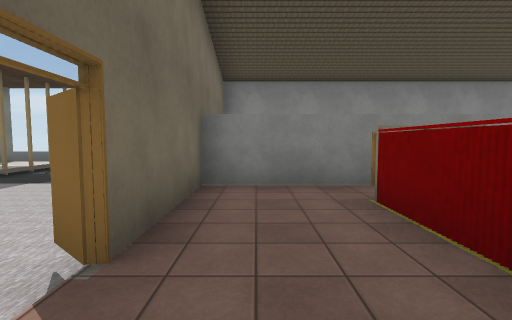
view 1 (above)

24 first-person views from a walk through a 3-D level made in the Unity game engine. The camera is 1.5 m above the floor, tilts 4° down and sees 85° across. The floor is counted in squares, 2 m on a side. Each view is taken from the middle of a square. On the plan, view 1 faces up. The plan holds only what a view shows up to about 10 squares ahead; the rest is blank. The place goes on beyond the plan. The player is left out. Some surface patterns are stand-ins.

view 2
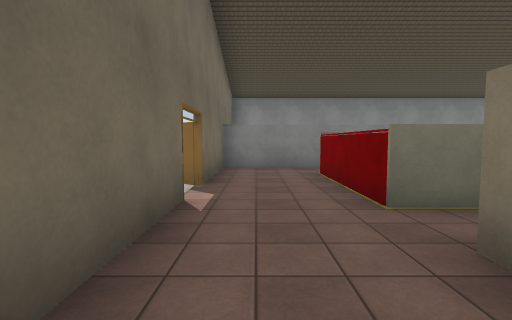

view 3
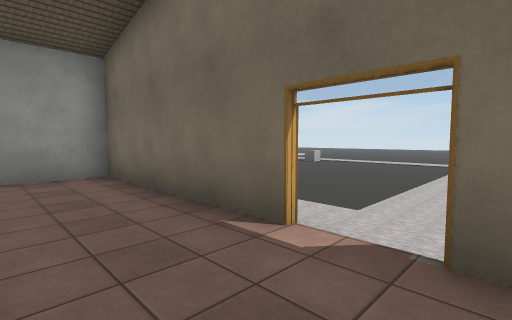

view 4
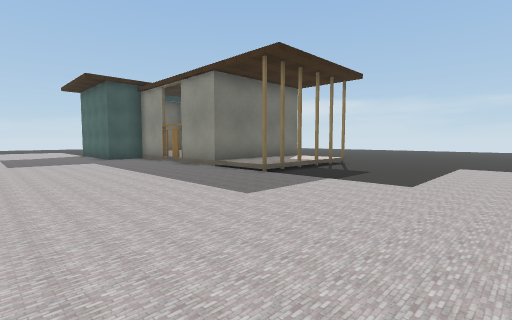

view 5
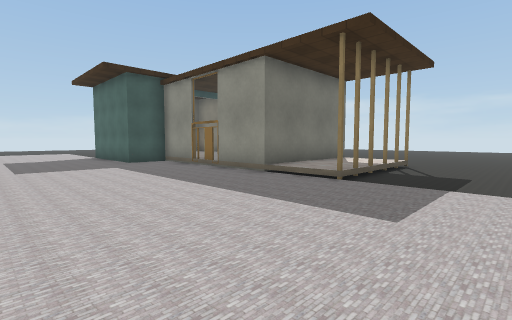

view 6
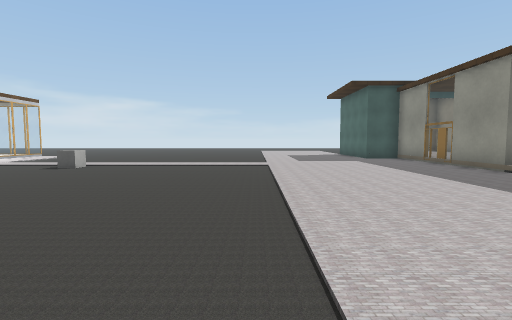

view 7
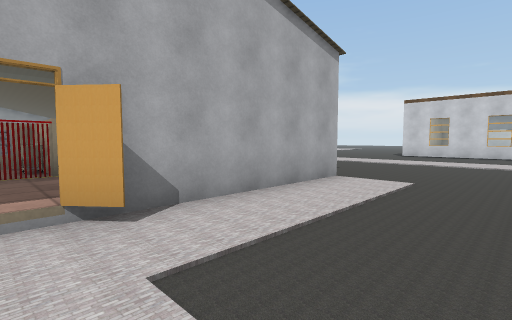

view 8
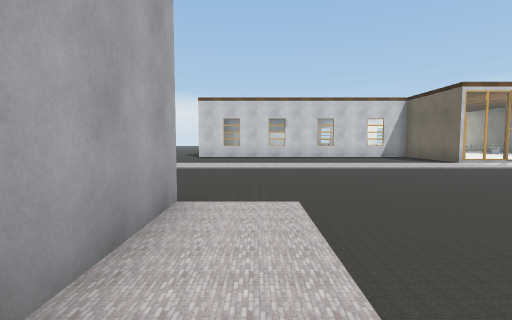

view 9
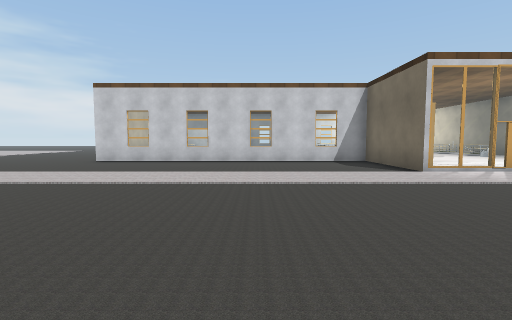

view 10
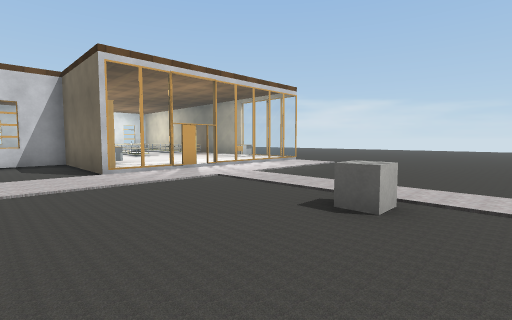

view 11
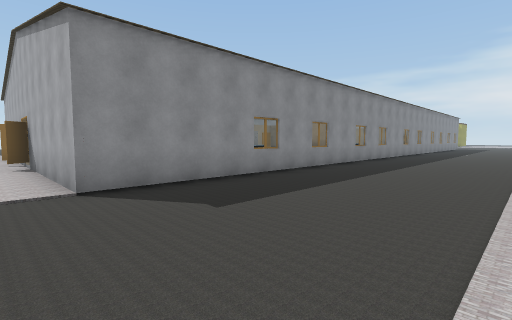

view 12
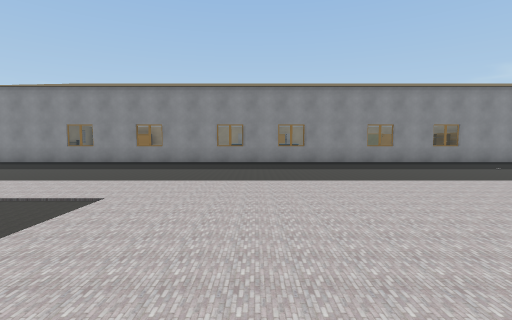

view 13
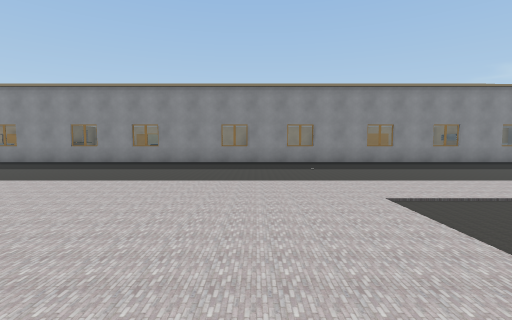

view 14
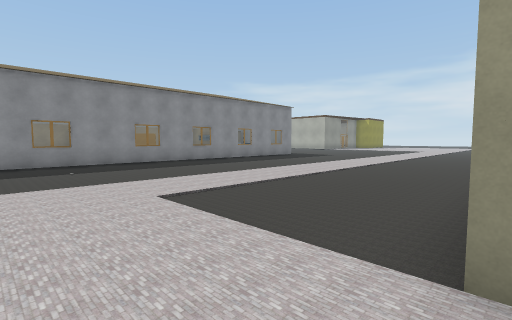

view 15
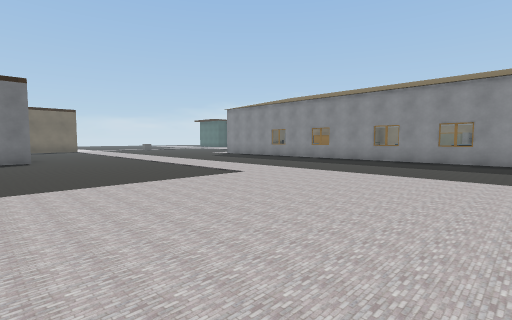

view 16
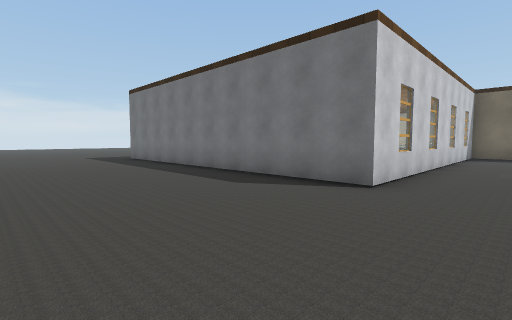

view 17
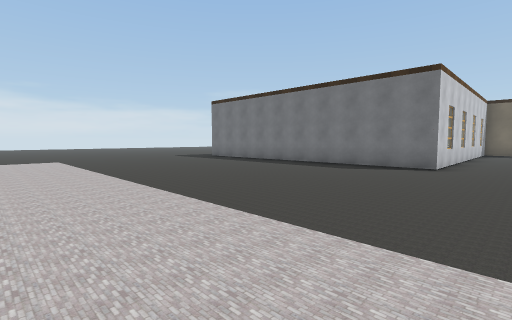

view 18
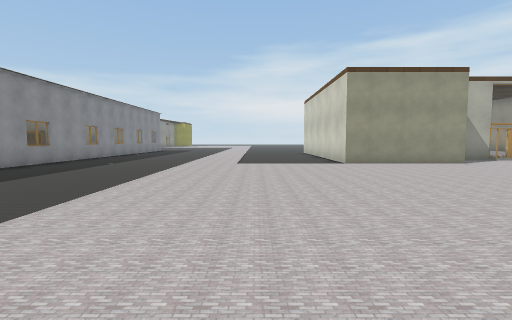

view 19
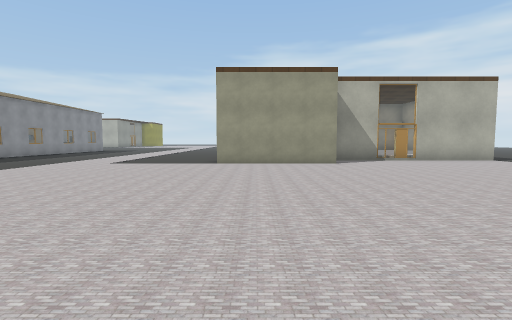

view 20
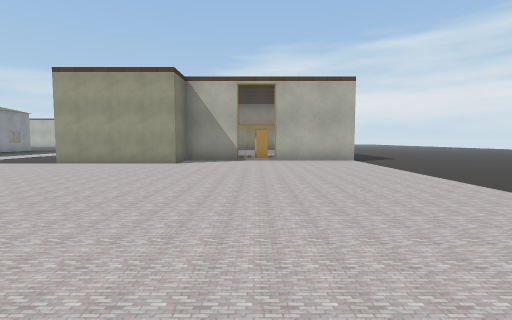

view 21
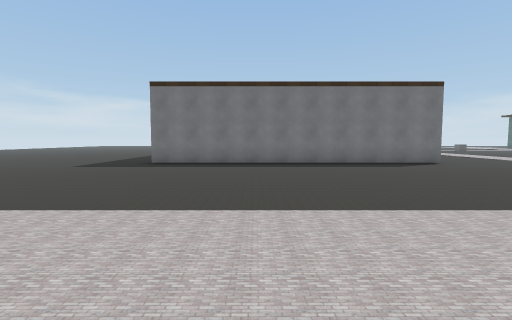

view 22
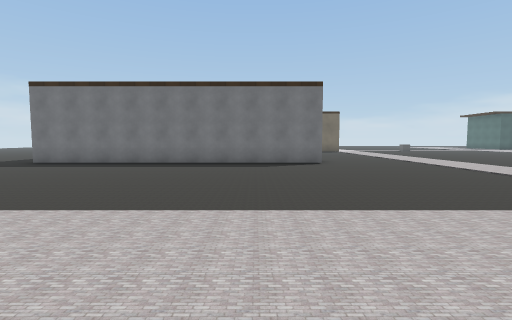

view 23
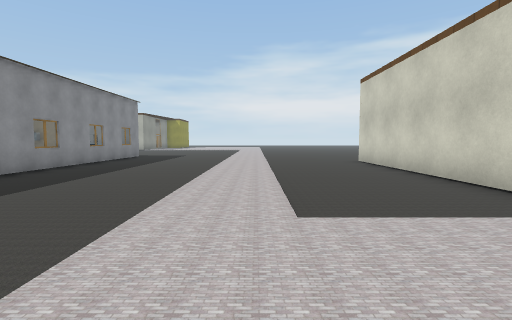

view 24
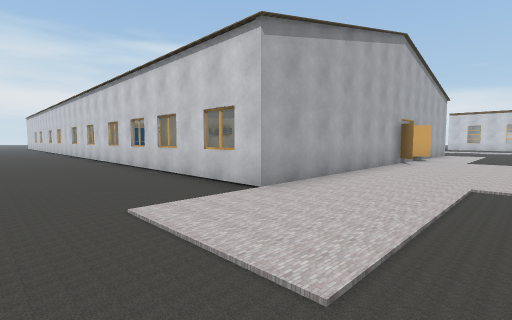

### Floor plan
Key: @ floor where view 1 was taken; # wall or solid block; x gap in a wall; . main floor; : floor 0.25 m higher than the main floor; + floor 0.5 m higher than the main floor; / step, stairs or slope; = window, fence, low wall or low ledge; ^ raised ledge; C cube; O other object.
Columns run from 14 left of view 1 to 22 right of it. Each row starts with its distance up from view 1.
 13         ....
 12        .....
 11        .............
 10      #//...............
  9      #+x...::..........
  8      #+x...::#=###=###
  7      #+x...::#   #  #
  6 ###O##//...::#   #
  5 #::::::::::::#####
  4 :::::::::::::#+++
  3 :::::::::::::#++#
  2 :::::::::::::#++=#
  1  ::::::::::::/++=#
  0   .:........:#@+##
 -1   .:........:#+++
 -2   .:........:#++#
 -3   .:........:#++# #  #  ^     =#    #
 -4 ...:........:#########=#=##=####=####
 -5 ...:C................................
 -6 ...:.................................
 -7  ..:.................................
 -8 ...:.................................
 -9 :::::::::::::::::::::::::::::::::::::
-10 :::O:::::::::::::::::::::::::::::::::
-11 ===#==................::::::::.......
-12  :::^#................::::::::.......
-13  ::::#................::::::::.......
-14  ::  ####=#=#=#.......::::::::#######
-15               ##......::::::::#
-16               ##......::::::::#
-17               ##......::::::::##
-18               ##......:::::::::#
-19               ##......:::::::::#
-20               ##......:::::::::O
-21               ##......:::::::::#
-22               #.......:::::::::#

Where each view was taken, in squares from view 1:
view 1: 0 up, 0 right, facing up
view 2: 3 down, 0 right, facing up
view 3: 2 up, 1 right, facing down-left
view 4: 1 up, 2 left, facing up-left
view 5: 1 up, 4 left, facing up-left
view 6: 0 up, 2 left, facing left
view 7: 1 up, 4 left, facing down-right
view 8: 1 down, 2 left, facing down
view 9: 4 down, 5 left, facing down
view 10: 4 down, 7 left, facing down-left
view 11: 9 down, 2 left, facing up-right
view 12: 14 down, 9 right, facing up
view 13: 14 down, 14 right, facing up
view 14: 14 down, 14 right, facing up-right
view 15: 15 down, 12 right, facing up-left
view 16: 12 down, 5 right, facing down-left
view 17: 12 down, 9 right, facing down-left
view 18: 11 down, 7 right, facing right
view 19: 15 down, 7 right, facing right
view 20: 20 down, 7 right, facing right
view 21: 20 down, 10 right, facing left
view 22: 16 down, 10 right, facing left
view 23: 10 down, 13 right, facing right
view 24: 11 up, 4 left, facing down-right
